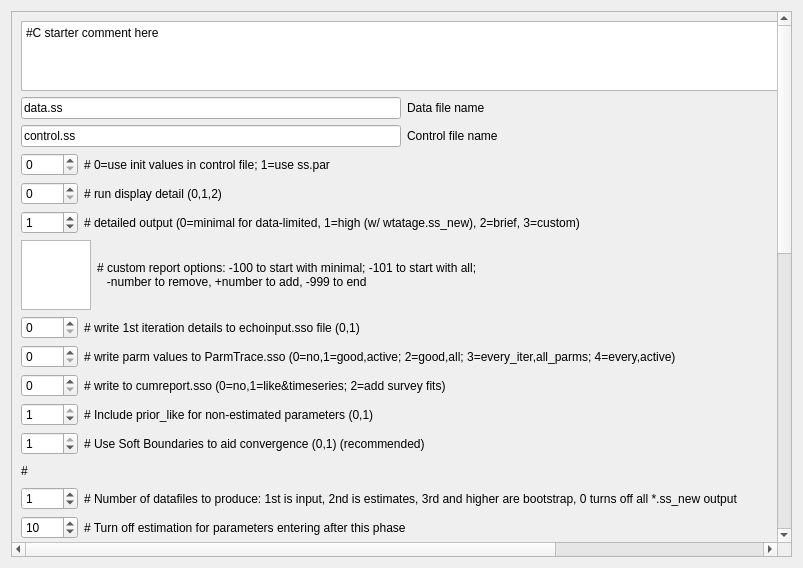
<?xml version="1.0" encoding="UTF-8"?>
<ui version="4.0">
 <class>starterWidget</class>
 <widget class="QWidget" name="starterWidget">
  <property name="geometry">
   <rect>
    <x>0</x>
    <y>0</y>
    <width>803</width>
    <height>568</height>
   </rect>
  </property>
  <property name="windowTitle">
   <string>Form</string>
  </property>
  <layout class="QVBoxLayout" name="verticalLayout">
   <item>
    <widget class="QScrollArea" name="scrollArea">
     <property name="widgetResizable">
      <bool>true</bool>
     </property>
     <widget class="QWidget" name="scrollAreaWidgetContents">
      <property name="geometry">
       <rect>
        <x>0</x>
        <y>-700</y>
        <width>1252</width>
        <height>1227</height>
       </rect>
      </property>
      <layout class="QGridLayout" name="gridLayout">
       <item row="11" column="0">
        <widget class="QSpinBox" name="spinBox_includePrior">
         <property name="maximum">
          <number>1</number>
         </property>
         <property name="value">
          <number>1</number>
         </property>
        </widget>
       </item>
       <item row="37" column="0">
        <widget class="QLineEdit" name="lineEdit_randSeed">
         <property name="text">
          <string>-1 </string>
         </property>
        </widget>
       </item>
       <item row="8" column="0">
        <widget class="QSpinBox" name="spinBox_writeIteration">
         <property name="maximum">
          <number>1</number>
         </property>
        </widget>
       </item>
       <item row="13" column="5" colspan="3">
        <spacer name="horizontalSpacer_2">
         <property name="orientation">
          <enum>Qt::Horizontal</enum>
         </property>
         <property name="sizeHint" stdset="0">
          <size>
           <width>40</width>
           <height>20</height>
          </size>
         </property>
        </spacer>
       </item>
       <item row="38" column="0">
        <widget class="QLineEdit" name="lineEdit_checkValue">
         <property name="text">
          <string>3.30</string>
         </property>
        </widget>
       </item>
       <item row="28" column="0">
        <widget class="QSpinBox" name="spinBox_depletBasis">
         <property name="maximum">
          <number>199</number>
         </property>
         <property name="value">
          <number>2</number>
         </property>
        </widget>
       </item>
       <item row="25" column="1" colspan="7">
        <widget class="QLabel" name="label_converge">
         <property name="text">
          <string># final convergence criteria (e.g. 1.0e-04)</string>
         </property>
        </widget>
       </item>
       <item row="3" column="0">
        <widget class="QSpinBox" name="spinBox_useSSpar">
         <property name="maximum">
          <number>1</number>
         </property>
        </widget>
       </item>
       <item row="19" column="0">
        <widget class="QLineEdit" name="lineEdit_jitter">
         <property name="text">
          <string>0</string>
         </property>
        </widget>
       </item>
       <item row="9" column="0">
        <widget class="QSpinBox" name="spinBox_writeParmValues">
         <property name="maximum">
          <number>4</number>
         </property>
        </widget>
       </item>
       <item row="30" column="1" colspan="7">
        <widget class="QLabel" name="label_sprBasis">
         <property name="text">
          <string># SPR_report_basis:  0=skip; 1=(1-SPR)/(1-SPR_tgt); 2=(1-SPR)/(1-SPR_MSY); 3=(1-SPR)/(1-SPR_Btarget); 4=rawSPR</string>
         </property>
        </widget>
       </item>
       <item row="14" column="1" colspan="7">
        <widget class="QLabel" name="label_numDatafiles">
         <property name="text">
          <string># Number of datafiles to produce: 1st is input, 2nd is estimates, 3rd and higher are bootstrap, 0 turns off all *.ss_new output</string>
         </property>
        </widget>
       </item>
       <item row="22" column="1" colspan="7">
        <widget class="QLabel" name="label_numStdYears">
         <property name="text">
          <string># N individual STD years </string>
         </property>
        </widget>
       </item>
       <item row="14" column="0">
        <widget class="QSpinBox" name="spinBox_numDatafiles">
         <property name="value">
          <number>1</number>
         </property>
        </widget>
       </item>
       <item row="20" column="0">
        <widget class="QLineEdit" name="lineEdit_sdrptMin">
         <property name="text">
          <string>1969</string>
         </property>
        </widget>
       </item>
       <item row="25" column="0">
        <widget class="QLineEdit" name="lineEdit_converge">
         <property name="text">
          <string>0.0001</string>
         </property>
        </widget>
       </item>
       <item row="35" column="1" colspan="7">
        <widget class="QLabel" name="label_mcmcOutput">
         <property name="text">
          <string># MCMC output detail: integer part (0=default; 1=adds obj func components); and decimal part (added to SR_LN(R0) on first call to mcmc)</string>
         </property>
        </widget>
       </item>
       <item row="18" column="1" colspan="7">
        <widget class="QLabel" name="label_MCevalThin">
         <property name="text">
          <string># MCeval thin interval</string>
         </property>
        </widget>
       </item>
       <item row="23" column="0" colspan="6">
        <widget class="QLabel" name="label_stdYears">
         <property name="text">
          <string>#vector of year values </string>
         </property>
        </widget>
       </item>
       <item row="31" column="1" colspan="7">
        <widget class="QLabel" name="label_5">
         <property name="text">
          <string># Annual_F_units: 0=skip; 1=exploitation(Bio); 2=exploitation(Num); 3=sum(Apical_F's); 4=true F for range of ages; 5=unweighted avg. F for range of ages</string>
         </property>
        </widget>
       </item>
       <item row="4" column="0">
        <widget class="QSpinBox" name="spinBox_displayDetail">
         <property name="maximum">
          <number>2</number>
         </property>
        </widget>
       </item>
       <item row="5" column="0">
        <widget class="QSpinBox" name="spinBox_outputDetail">
         <property name="maximum">
          <number>3</number>
         </property>
         <property name="value">
          <number>1</number>
         </property>
        </widget>
       </item>
       <item row="5" column="1" colspan="7">
        <widget class="QLabel" name="label_outputDetail">
         <property name="text">
          <string># detailed output (0=minimal for data-limited, 1=high (w/ wtatage.ss_new), 2=brief, 3=custom)</string>
         </property>
        </widget>
       </item>
       <item row="29" column="0">
        <widget class="QLineEdit" name="lineEdit_depletDenom">
         <property name="text">
          <string>1</string>
         </property>
        </widget>
       </item>
       <item row="11" column="1" colspan="7">
        <widget class="QLabel" name="label_includePrior">
         <property name="text">
          <string># Include prior_like for non-estimated parameters (0,1)</string>
         </property>
        </widget>
       </item>
       <item row="28" column="1" colspan="7">
        <widget class="QLabel" name="label_depletBasis">
         <property name="text">
          <string># Depletion basis:  denom is: 0=skip; 1=rel X*SPB0; 2=rel SPBmsy; 3=rel X*SPB_styr; 4=rel X*SPB_endyr; values; &gt;=11 invoke N multiyr (up to 9!) with 10's digit; &gt;100 invokes log(ratio)</string>
         </property>
        </widget>
       </item>
       <item row="17" column="1" colspan="7">
        <widget class="QLabel" name="label_MCevalBurn">
         <property name="text">
          <string># MCeval burn interval</string>
         </property>
        </widget>
       </item>
       <item row="34" column="1" colspan="7">
        <widget class="QLabel" name="label_fBasis">
         <property name="text">
          <string># F_std_basis: 0=raw_annual_F; 1=F/Fspr; 2=F/Fmsy; 3=F/Fbtgt; where F means annual_F; values &gt;=11 invoke multiyr with 10's digit</string>
         </property>
        </widget>
       </item>
       <item row="13" column="0">
        <widget class="QLabel" name="label_23">
         <property name="text">
          <string>#</string>
         </property>
        </widget>
       </item>
       <item row="13" column="3">
        <spacer name="horizontalSpacer_3">
         <property name="orientation">
          <enum>Qt::Horizontal</enum>
         </property>
         <property name="sizeHint" stdset="0">
          <size>
           <width>40</width>
           <height>20</height>
          </size>
         </property>
        </spacer>
       </item>
       <item row="0" column="0" colspan="7">
        <widget class="QPlainTextEdit" name="commentBlock">
         <property name="plainText">
          <string>#C starter comment here

</string>
         </property>
        </widget>
       </item>
       <item row="21" column="1" colspan="7">
        <widget class="QLabel" name="label_sdrptMax">
         <property name="text">
          <string># max yr for sdreport outputs (-1 for endyr+1; -2 for endyr+Nforecastyrs); #_2011</string>
         </property>
        </widget>
       </item>
       <item row="35" column="0">
        <widget class="QLineEdit" name="lineEdit_mcmcOutput">
         <property name="text">
          <string>0</string>
         </property>
        </widget>
       </item>
       <item row="37" column="1" colspan="7">
        <widget class="QLabel" name="label_randSeed">
         <property name="text">
          <string># random number seed for bootstrap data (-1 to use long(time) as seed): # 1599073571</string>
         </property>
        </widget>
       </item>
       <item row="32" column="0">
        <widget class="QSpinBox" name="spinBox_aveFMin">
         <property name="value">
          <number>10</number>
         </property>
        </widget>
       </item>
       <item row="36" column="1" colspan="7">
        <widget class="QLabel" name="label_alkTolerance">
         <property name="text">
          <string># ALK tolerance (example 0.0001)</string>
         </property>
        </widget>
       </item>
       <item row="33" column="0">
        <widget class="QSpinBox" name="spinBox_aveFMax">
         <property name="value">
          <number>15</number>
         </property>
        </widget>
       </item>
       <item row="26" column="0">
        <widget class="QLineEdit" name="lineEdit_retroYear">
         <property name="text">
          <string>0</string>
         </property>
        </widget>
       </item>
       <item row="27" column="1" colspan="7">
        <widget class="QLabel" name="label_bioMinAge">
         <property name="text">
          <string># min age for calc of summary biomass</string>
         </property>
        </widget>
       </item>
       <item row="26" column="1" colspan="7">
        <widget class="QLabel" name="label_retroYear">
         <property name="text">
          <string># retrospective year relative to end year (e.g. -4)</string>
         </property>
        </widget>
       </item>
       <item row="12" column="1" colspan="7">
        <widget class="QLabel" name="label_useSoftBounds">
         <property name="text">
          <string># Use Soft Boundaries to aid convergence (0,1) (recommended)</string>
         </property>
        </widget>
       </item>
       <item row="16" column="0">
        <widget class="QLabel" name="label_22">
         <property name="text">
          <string>#</string>
         </property>
        </widget>
       </item>
       <item row="4" column="1" colspan="7">
        <widget class="QLabel" name="label_displayDetail">
         <property name="text">
          <string># run display detail (0,1,2)</string>
         </property>
        </widget>
       </item>
       <item row="18" column="0">
        <widget class="QLineEdit" name="lineEdit_MCevalThin">
         <property name="text">
          <string>1</string>
         </property>
        </widget>
       </item>
       <item row="13" column="4">
        <spacer name="horizontalSpacer">
         <property name="orientation">
          <enum>Qt::Horizontal</enum>
         </property>
         <property name="sizeHint" stdset="0">
          <size>
           <width>40</width>
           <height>20</height>
          </size>
         </property>
        </spacer>
       </item>
       <item row="12" column="0">
        <widget class="QSpinBox" name="spinBox_useSoftBounds">
         <property name="maximum">
          <number>1</number>
         </property>
         <property name="value">
          <number>1</number>
         </property>
        </widget>
       </item>
       <item row="15" column="0">
        <widget class="QSpinBox" name="spinBox_lastEstPhase">
         <property name="value">
          <number>10</number>
         </property>
        </widget>
       </item>
       <item row="3" column="1" colspan="7">
        <widget class="QLabel" name="label_useSSpar">
         <property name="text">
          <string># 0=use init values in control file; 1=use ss.par</string>
         </property>
        </widget>
       </item>
       <item row="36" column="0">
        <widget class="QLineEdit" name="lineEdit_alkTolerance">
         <property name="text">
          <string>0.0001</string>
         </property>
        </widget>
       </item>
       <item row="29" column="1" colspan="7">
        <widget class="QLabel" name="label_depletDenom">
         <property name="text">
          <string># Fraction (X) for Depletion denominator (e.g. 0.4)</string>
         </property>
        </widget>
       </item>
       <item row="34" column="0">
        <widget class="QSpinBox" name="spinBox_fBasis">
         <property name="maximum">
          <number>199</number>
         </property>
        </widget>
       </item>
       <item row="13" column="1">
        <widget class="QLabel" name="label">
         <property name="maximumSize">
          <size>
           <width>500</width>
           <height>16777215</height>
          </size>
         </property>
         <property name="text">
          <string/>
         </property>
        </widget>
       </item>
       <item row="21" column="0">
        <widget class="QLineEdit" name="lineEdit_strptMax">
         <property name="text">
          <string>2011</string>
         </property>
        </widget>
       </item>
       <item row="9" column="1" colspan="7">
        <widget class="QLabel" name="label_writeParmValues">
         <property name="text">
          <string># write parm values to ParmTrace.sso (0=no,1=good,active; 2=good,all; 3=every_iter,all_parms; 4=every,active)</string>
         </property>
        </widget>
       </item>
       <item row="38" column="1" colspan="7">
        <widget class="QLabel" name="label_checkValue">
         <property name="text">
          <string># check value for end of file and for version control</string>
         </property>
        </widget>
       </item>
       <item row="10" column="0">
        <widget class="QSpinBox" name="spinBox_writeCumreport">
         <property name="maximum">
          <number>2</number>
         </property>
        </widget>
       </item>
       <item row="27" column="0">
        <widget class="QLineEdit" name="lineEdit_bioMinAge">
         <property name="text">
          <string>1</string>
         </property>
        </widget>
       </item>
       <item row="31" column="0">
        <widget class="QSpinBox" name="spinBox_fUnits">
         <property name="maximum">
          <number>5</number>
         </property>
         <property name="value">
          <number>3</number>
         </property>
        </widget>
       </item>
       <item row="17" column="0">
        <widget class="QLineEdit" name="lineEdit_MCevalBurn">
         <property name="text">
          <string>0</string>
         </property>
        </widget>
       </item>
       <item row="8" column="1" colspan="7">
        <widget class="QLabel" name="label_writeIteration">
         <property name="text">
          <string># write 1st iteration details to echoinput.sso file (0,1)</string>
         </property>
        </widget>
       </item>
       <item row="10" column="1" colspan="7">
        <widget class="QLabel" name="label_writeCumreport">
         <property name="text">
          <string># write to cumreport.sso (0=no,1=like&amp;timeseries; 2=add survey fits)</string>
         </property>
        </widget>
       </item>
       <item row="22" column="0">
        <widget class="QSpinBox" name="spinBox_numStdYears"/>
       </item>
       <item row="20" column="1" colspan="7">
        <widget class="QLabel" name="label_strptMin">
         <property name="text">
          <string># min yr for sdreport outputs (-1 for styr); #_1969</string>
         </property>
        </widget>
       </item>
       <item row="19" column="1" colspan="7">
        <widget class="QLabel" name="label_jitter">
         <property name="text">
          <string># jitter initial parm value by this fraction</string>
         </property>
        </widget>
       </item>
       <item row="7" column="0" colspan="2">
        <widget class="QPlainTextEdit" name="plainTextEdit_customReportOptions">
         <property name="maximumSize">
          <size>
           <width>500</width>
           <height>16777215</height>
          </size>
         </property>
        </widget>
       </item>
       <item row="30" column="0">
        <widget class="QSpinBox" name="spinBox_sprBasis">
         <property name="maximum">
          <number>4</number>
         </property>
         <property name="value">
          <number>4</number>
         </property>
        </widget>
       </item>
       <item row="15" column="1" colspan="7">
        <widget class="QLabel" name="label_lastEstPhase">
         <property name="text">
          <string># Turn off estimation for parameters entering after this phase</string>
         </property>
        </widget>
       </item>
       <item row="13" column="2">
        <spacer name="horizontalSpacer_4">
         <property name="orientation">
          <enum>Qt::Horizontal</enum>
         </property>
         <property name="sizeHint" stdset="0">
          <size>
           <width>40</width>
           <height>20</height>
          </size>
         </property>
        </spacer>
       </item>
       <item row="24" column="0" colspan="4">
        <widget class="QLineEdit" name="lineEdit_stdYears"/>
       </item>
       <item row="7" column="2" colspan="4">
        <widget class="QLabel" name="label_customReportOptions">
         <property name="text">
          <string># custom report options: -100 to start with minimal; -101 to start with all; 
   -number to remove, +number to add, -999 to end</string>
         </property>
        </widget>
       </item>
       <item row="1" column="0" colspan="3">
        <widget class="QLineEdit" name="lineEdit_dataFile">
         <property name="text">
          <string>data.ss</string>
         </property>
        </widget>
       </item>
       <item row="2" column="0" colspan="3">
        <widget class="QLineEdit" name="lineEdit_controlFile">
         <property name="text">
          <string>control.ss</string>
         </property>
        </widget>
       </item>
       <item row="1" column="3" colspan="5">
        <widget class="QLabel" name="label_dataFile">
         <property name="text">
          <string>Data file name</string>
         </property>
        </widget>
       </item>
       <item row="2" column="3" colspan="4">
        <widget class="QLabel" name="label_controlFile">
         <property name="text">
          <string>Control file name</string>
         </property>
        </widget>
       </item>
       <item row="32" column="1" colspan="7">
        <widget class="QLabel" name="label_aveF">
         <property name="text">
          <string>#_min age over which average F will be calculated with F_reporting=4 or 5</string>
         </property>
        </widget>
       </item>
       <item row="33" column="1" colspan="3">
        <widget class="QLabel" name="label_2">
         <property name="text">
          <string>#_max age over which average F will be calculated with F_reporting=4 or 5</string>
         </property>
        </widget>
       </item>
      </layout>
     </widget>
    </widget>
   </item>
  </layout>
 </widget>
 <resources/>
 <connections/>
</ui>
